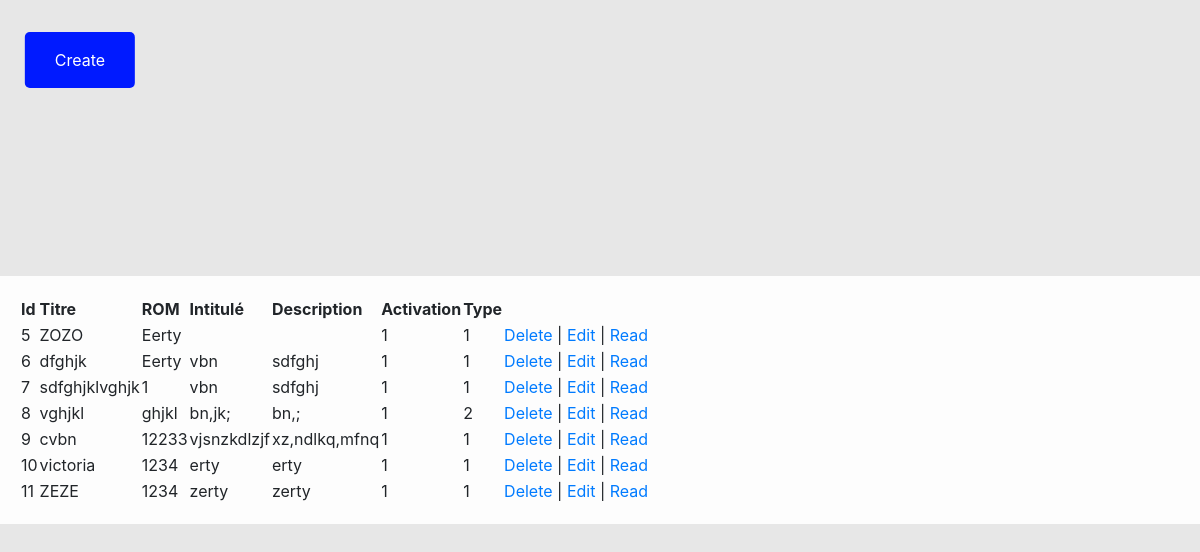
The page /metier.php on the database its author committed.
### tables this page shows
CREATE TABLE `businesscard` (
  `buscardid` int(11) NOT NULL,
  `bustitle` varchar(50) NOT NULL,
  `busrom` varchar(6) NOT NULL,
  `busresum` text NOT NULL,
  `busdescript` text NOT NULL,
  `busactivat` tinyint(1) NOT NULL DEFAULT '0',
  `activityareaid` int(11) NOT NULL
);

### metier.php (the view, shortened to what this page needs)
<?php
require 'database.php';
$stmt = $bdd->prepare('select * from businesscard');
$stmt->execute();
?>
<!DOCTYPE html>
<html lang="fr">
<head>
       <link rel="stylesheet" href="https://stackpath.bootstrapcdn.com/bootstrap/4.3.1/css/bootstrap.min.css">
       <link rel="stylesheet" href="https://use.fontawesome.com/releases/v5.6.3/css/all.css">
       <link rel="stylesheet" href="https://unpkg.com/bootstrap-table@1.18.2/dist/bootstrap-table.min.css">
       <link rel="stylesheet" href="css/style.css">
</head>
     <body>
     <div class="tableau">
       <table  data-toggle="table" data-pagination="true" data-search="true">
         <thead class="allsize">
                        <tr class="allsize">
                            <th data-sortable="true" data-field="buscardid">Id</th>
                            <th data-sortable="true" data-field="bustitle">Titre</th>
                            <th data-sortable="true" data-field="busrom;">ROM</th>
                            <th>Intitulé</th>
                            <th>Description</th>
                            <th data-sortable="true" data-field="usersactiv">Activation</th>
                            <th data-sortable="true" data-field="usertypeid">Type</th>
                            <th>&nbsp;</th>
                        </tr>
                    </thead>
                    <tbody>
    <?php while($businesscard = $stmt->fetch(PDO::FETCH_OBJ)) { ?>
                        <tr>
                            <td><?php echo $businesscard->buscardid; ?></td>
                            <td><?php echo $businesscard->bustitle; ?></td>
                            <td><?php echo $businesscard->busrom; ?></td>
                            <td><?php echo $businesscard->busresum; ?></td>
                            <td><?php echo $businesscard->busdescript; ?></td>
                            <td><?php echo $businesscard->busactivat; ?></td>
                            <td><?php echo $businesscard->activityareaid; ?></td>
                        <td><a href="metier.php?buscardid=<?php echo $businesscard->buscardid; ?>
                            &action=delete" onclick="return confirm('Are you sure?')">Delete</a>
                | <a href="metier_edit.php?buscardid=<?php echo $businesscard->buscardid; ?>">Edit</a>
                | <a href="metier_read.php?buscardid=<?php echo $businesscard->buscardid; ?>">Read</a>
            </td>
        </tr>
        <?php }
?>
                    </tbody>
      </table>
    </div>
    <div class="create_button">
        <a href="metier_create.php">
            <button class="btn" type="submit" name="create">Create</button>
        </a>
    </div>
</body>
</html>

### css/style.css (style rules this page uses)
html, body { height: 100%; }
body { display: flex; align-items: center; padding-top: 40px; padding-bottom: 40px; background-image: url("https://images-ext-2.discordapp.net/external/eyQTdHciAifMZNEg4u-MSVxnxHE7QIHOoXhIs6P-Kbw/https/csm.ics-formation.fr/pluginfile.php/1/theme_boost/backgroundimage/1607613603/CRA%252002-min.jpg?width=1920&height=836"); background-size: cover; background-color: #e7e7e7; }
.create_button { position: absolute; width: 100%; max-width: 400px; top: 50px; }
.create_button .btn { position: relative; top: 10px; left: 80px; transform: translate(-50%, -50%); background-color: rgb(0, 26, 255); color: rgb(255, 255, 255); font-size: 16px; padding: 16px 30px; border: none; cursor: pointer; border-radius: 5px; text-align: center; }
.tableau { width: 100%; padding: 20px; margin: auto auto; background: rgba(255, 255, 255, 0.9); }
.allsize { width: 100%; }

### rows shown on the page
businesscard: buscardid "5", bustitle "ZOZO", busrom "Eerty", busactivat "1", activityareaid "1"
businesscard: buscardid "6", bustitle "dfghjk", busrom "Eerty", busresum "vbn", busdescript "sdfghj", busactivat "1", activityareaid "1"
businesscard: buscardid "7", bustitle "sdfghjklvghjk", busrom "1", busresum "vbn", busdescript "sdfghj", busactivat "1", activityareaid "1"
businesscard: buscardid "8", bustitle "vghjkl", busrom "ghjkl", busresum "bn,jk;", busdescript "bn,;", busactivat "1", activityareaid "2"
businesscard: buscardid "9", bustitle "cvbn", busrom "12233", busresum "vjsnzkdlzjf", busdescript "xz,ndlkq,mfnq", busactivat "1", activityareaid "1"
businesscard: buscardid "10", bustitle "victoria", busrom "1234", busresum "erty", busdescript "erty", busactivat "1", activityareaid "1"
businesscard: buscardid "11", bustitle "ZEZE", busrom "1234", busresum "zerty", busdescript "zerty", busactivat "1", activityareaid "1"
